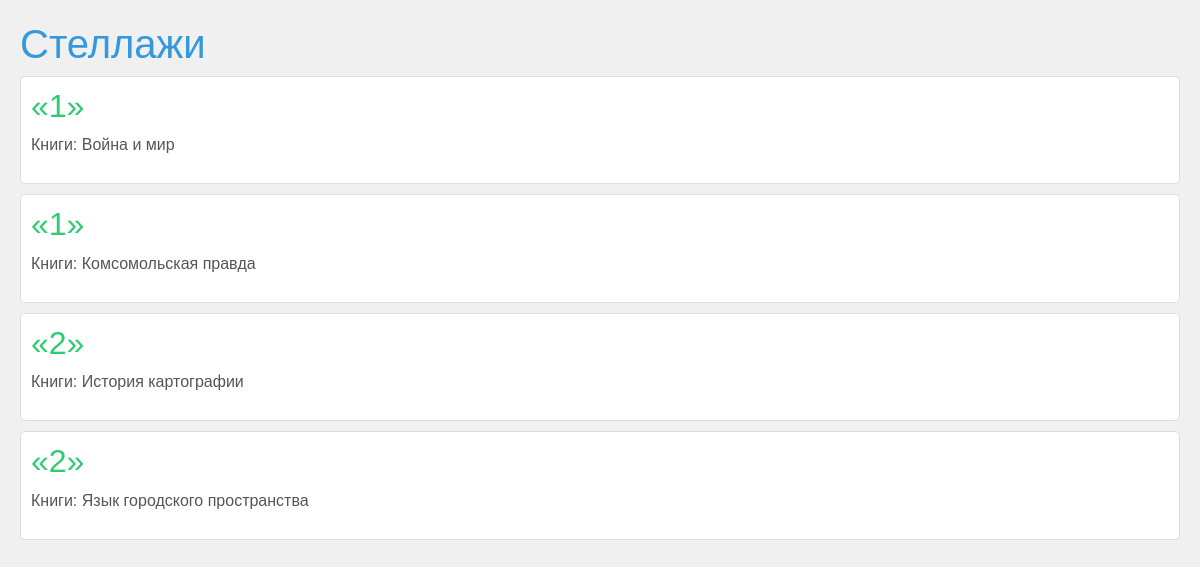
Page /sec on the committed database.
### library_app/models.py (models this page shows)
class Book(models.Model):
  name = models.TextField(null=False,blank=True,verbose_name='Название')
  authors = models.TextField(null=False,blank=True,verbose_name='Авторы')
  chapter = models.IntegerField(verbose_name='Том')
  isbn = models.CharField(max_length=13,verbose_name='Код ISBN')
  publishing_year = models.IntegerField(verbose_name='Год издания')
  shelf = models.ForeignKey(Shelf, on_delete=models.CASCADE,verbose_name='Стеллаж')
  shelf_number = models.IntegerField(verbose_name='Номер полки')
  amount = models.IntegerField(verbose_name='Кол-во экземпляров')

class Shelf(models.Model):
  number = models.IntegerField(verbose_name='Номер стеллажа')
  hall = models.ForeignKey(Hall, on_delete=models.CASCADE,verbose_name='Зал')

### library_app/views.py (the view)
# urls.py: path('sec', index_2),
def index_2(request):
    shelfs = Shelf.objects.all()
    books = Book.objects.all()
    halls = Hall.objects.all()
    return render(request, "library_app/index_2.html", {'halls': halls, 'books': books, 'shelfs': shelfs})

### templates/library_app/index_2.html (shortened to what this page needs)
<!DOCTYPE html>
<html lang="en">
<head>
    {% load bootstrap5 %}
    {% bootstrap_css %}
</head>
<body>
    <h1>Стеллажи</h1>
    {% for book in books %}
        <div>
            <h2> «{{ book.shelf.number }}»</h2>
            <p> Книги: {{ book.name }}</p>
        </div>
    {% endfor %}
</body>
</html>

### templates/library_app/index_2.html (style rules this page uses)
body { background-color: #f0f0f0; font-family: Arial, sans-serif; color: #333; margin: 20px; }
h1 { color: #3498db; }
h2 { color: #2ecc71; }
p { color: #555; }
div { border: 1px solid #ddd; padding: 10px; margin-bottom: 10px; border-radius: 5px; background-color: #fff; }

### rows in the picture
Book: shelf.number "1", name "Война и мир"
Book: shelf.number "1", name "Комсомольская правда"
Book: shelf.number "2", name "История картографии"
Book: shelf.number "2", name "Язык городского пространства"
